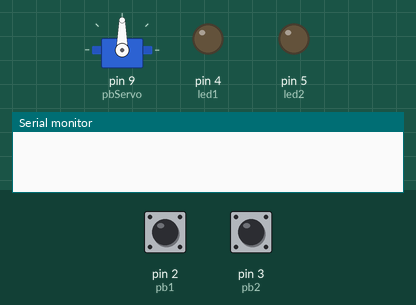
This sketch was run on a simulated Arduino Uno, built with avr-gcc and run on an emulated ATmega328P. Parts: servo, output pins drawn as LEDs (lit = HIGH), the last lines printed to the serial monitor. The test bench sets the inputs (shaded band); at power-on: pin 2 (pb1) HIGH, pin 3 (pb2) HIGH.

Above: at 1.2 s.
1.3 s: pin 2 (pb1) pulled LOW for 1 s
At 3.4 s:
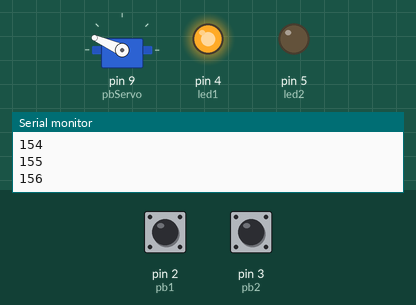
3.8 s: pin 3 (pb2) pulled LOW for 3.2 s
At 6.6 s:
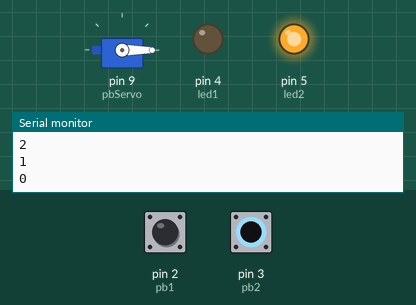
8.5 s: pin 2 (pb1) pulled LOW for 0.15 s
At 9.8 s:
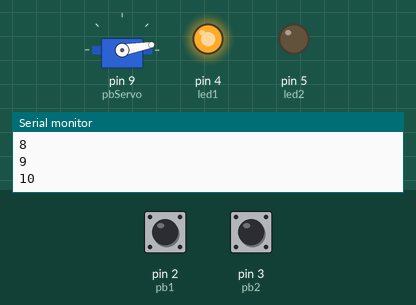
10.1 s: pin 2 (pb1) pulled LOW for 3.2 s
At 13.3 s:
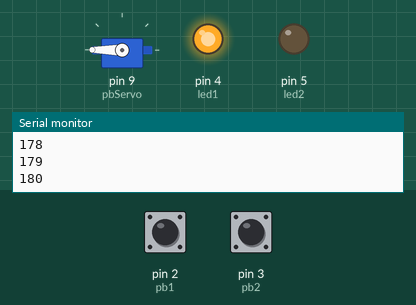
14.8 s: pin 3 (pb2) pulled LOW for 0.15 s
At 16.0 s:
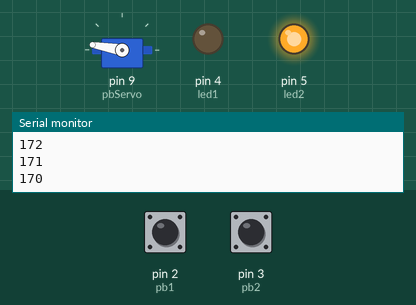
16.4 s: pin 3 (pb2) pulled LOW for 1 s
At 18.6 s:
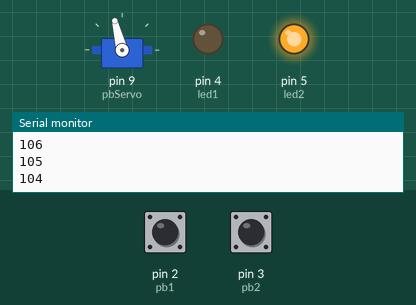
Timing chart, 0 to 19.9 s (numbered marks = the images above; inputs shaded):
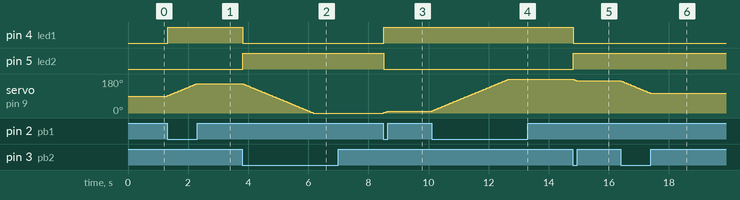

The sketch:

Button_with_Servo.ino
```cpp
#include <Servo.h>
Servo servo;

int pb1 = 2;
int pb2 = 3;
int pbServo = 9;
int angle = 90;
int led1 = 4;
int led2 = 5;

void setup() {
 Serial.begin(9600);
 pinMode(pb1, INPUT_PULLUP);
 pinMode(pb2, INPUT_PULLUP);
 servo.attach(pbServo);
 servo.write(angle);
 pinMode(led1,OUTPUT);
 pinMode(led2,OUTPUT);
}

void loop() {
 if (digitalRead(pb1) == LOW && angle < 180) {
//    for (int angle = 0; angle<=180; angle++) {
     angle++;
     servo.write(angle);
     delay(15);
     Serial.println(angle);
     digitalWrite(led1, HIGH);
     digitalWrite(led2, LOW);
//
 }
 if (digitalRead(pb2) == LOW && angle > 0) {
//    for (int angle= 180; angle>=0; angle--) {
     angle--;
     servo.write(angle);
     delay(15);
     Serial.println(angle);
     digitalWrite(led2, HIGH);
     digitalWrite(led1, LOW);
//    }
 }
}
```

Measured:
- after the input at 1.3 s, pin 4 (led1): LOW → HIGH at once; servo on pin 9 (pbServo): moves from 90° to 156° over 0.99 s, starting at once
- after the input at 3.8 s, pin 4 (led1): HIGH → LOW at once; pin 5 (led2): LOW → HIGH at once; servo on pin 9 (pbServo): moves from 156° to 0° over 2.4 s, starting at once
- after the input at 8.5 s, pin 4 (led1): LOW → HIGH at once; pin 5 (led2): HIGH → LOW at once; servo on pin 9 (pbServo): 0° → 10° at once
- after the input at 10.1 s, servo on pin 9 (pbServo): moves from 10° to 180° over 2.6 s, starting at once
- after the input at 14.8 s, pin 4 (led1): HIGH → LOW at once; pin 5 (led2): LOW → HIGH at once; servo on pin 9 (pbServo): 180° → 170° at once
- after the input at 16.4 s, servo on pin 9 (pbServo): moves from 170° to 104° over 0.99 s, starting at once
